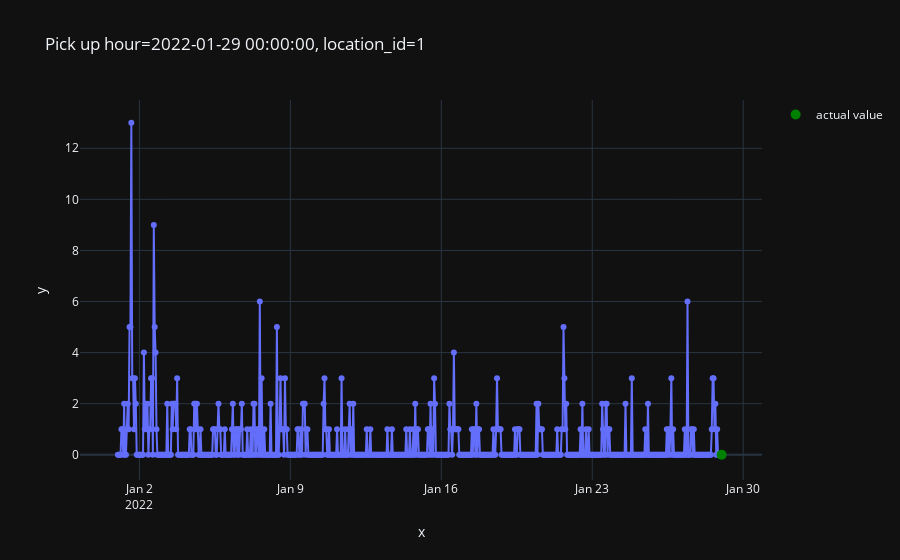

This figure's notebook cell:
### Code cell
# plot one sample
plot_one_sample(
    example_id=0,
    features=features,
    targets=targets,
)

### Figure 1 — Plotly figure (JSON) as saved in the notebook; plotly's stock layout.template omitted (floating-point values rounded to 4 significant figures; data arrays with more than 128 entries replaced by an {"elided": "..."} marker saying what was removed)
{"data": [{"hovertemplate": "x=%{x}<br>y=%{y}<extra></extra>", "legendgroup": "", "line": {"color": "#636efa", "dash": "solid"}, "marker": {"symbol": "circle"}, "mode": "markers+lines", "name": "", "orientation": "v", "showlegend": false, "type": "scatter", "x": {"elided": "673 str values"}, "xaxis": "x", "y": {"elided": "673 int values"}, "yaxis": "y"}, {"line": {"color": "green"}, "marker": {"size": 10}, "mode": "markers", "name": "actual value", "type": "scatter", "x": ["2022-01-29T00:00:00"], "y": [0]}], "layout": {"legend": {"tracegroupgap": 0}, "title": {"text": "Pick up hour=2022-01-29 00:00:00, location_id=1"}, "xaxis": {"anchor": "y", "domain": [0, 1], "title": {"text": "x"}}, "yaxis": {"anchor": "x", "domain": [0, 1], "title": {"text": "y"}}}}
